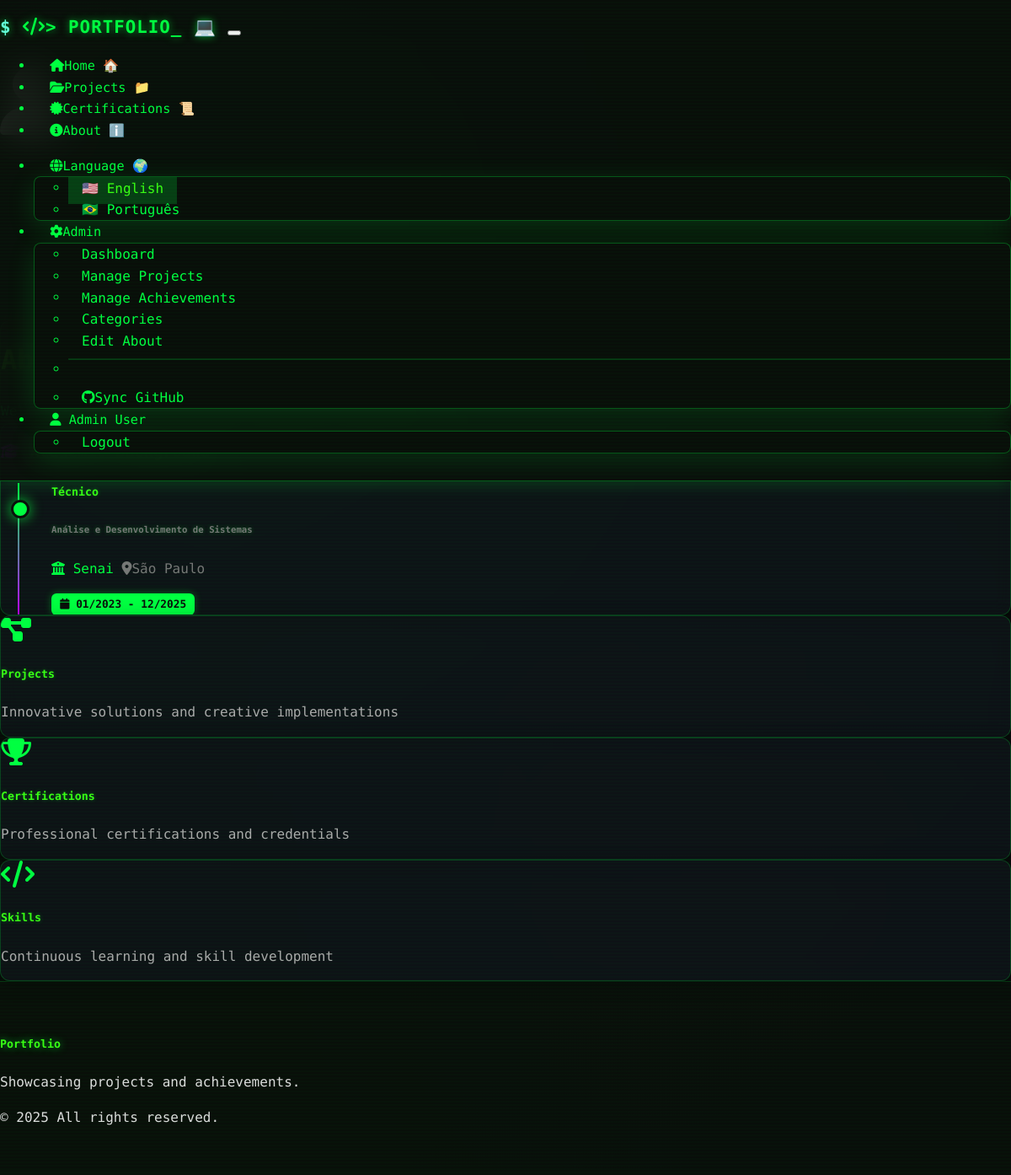
/about (signed in), run on the app's committed database.
### models.py (models this page shows, shortened)
class User(UserMixin, db.Model):
    __tablename__ = 'users'
    id = db.Column(db.String, primary_key=True)
    email = db.Column(db.String, unique=True, nullable=True)
    password_hash = db.Column(db.String(256), nullable=True)  # For local auth
    first_name = db.Column(db.String, nullable=True)
    last_name = db.Column(db.String, nullable=True)
    profile_image_url = db.Column(db.String, nullable=True)
    is_admin = db.Column(db.Boolean, default=False)
    auth_type = db.Column(db.String(20), default='replit')  # 'replit' or 'local'
    created_at = db.Column(db.DateTime, default=datetime.now)
    updated_at = db.Column(db.DateTime, default=datetime.now, onupdate=datetime.now)
    comments = db.relationship('Comment', backref='author', lazy='dynamic')
    likes = db.relationship('Like', backref='user', lazy='dynamic')
    @property
    def display_name(self):
        if self.first_name and self.last_name:
            return f"{self.first_name} {self.last_name}"
        elif self.first_name:
            return self.first_name
        elif self.email:
            return self.email.split('@')[0]
        return "Anonymous User"

class Education(db.Model):
    __tablename__ = 'education'
    id = db.Column(db.Integer, primary_key=True)
    institution = db.Column(db.String(200), nullable=False)
    degree = db.Column(db.String(200), nullable=False)
    field_of_study = db.Column(db.String(200))
    start_date = db.Column(db.Date, nullable=False)
    end_date = db.Column(db.Date)
    is_current = db.Column(db.Boolean, default=False)
    description = db.Column(db.Text)
    location = db.Column(db.String(200))
    is_published = db.Column(db.Boolean, default=True)
    created_at = db.Column(db.DateTime, default=datetime.now)
    updated_at = db.Column(db.DateTime, default=datetime.now, onupdate=datetime.now)

### routes.py (the view)
@app.route('/about')
def about():
    about_me = AboutMe.query.first()
    if not about_me:
        about_me = AboutMe()
        about_me.content = "Welcome to my portfolio! More information coming soon."
    education_list = Education.query.filter_by(is_published=True).order_by(Education.start_date.desc()).all()
    return render_template('about.html', about_me=about_me, education_list=education_list)

### app.py (called while the page is built)
@login_manager.user_loader
def load_user(user_id):
    return User.query.get(user_id)

### routes.py (called while the page is built)
@app.before_request
def make_session_permanent():
    session.permanent = True
    if 'language' not in session:
        session['language'] = 'en'

@app.context_processor
def inject_translations():
    def t(key):
        lang = session.get('language', 'en')
        return get_translation(key, lang)
    return dict(t=t, current_language=session.get('language', 'en'))

### translations.py (called while the page is built)
def get_translation(key, lang='en'):
    return translations.get(lang, {}).get(key, translations['en'].get(key, key))

### templates/about.html (shortened to what this page needs)
{% extends "base.html" %}
{% block content %}
<div class="container py-5">
    <div class="row">
        <div class="col-lg-4 mb-5">
            <div class="text-center">
                {% if about_me.profile_image %}
                    <img src="{{ url_for('static', filename='uploads/' + about_me.profile_image) }}"
                         class="img-fluid rounded-circle shadow mb-4"
                         style="max-width: 300px; width: 100%; object-fit: cover; aspect-ratio: 1/1;">
                {% else %}
                    <div class="bg-secondary rounded-circle mx-auto d-flex align-items-center justify-content-center mb-4"
                         style="width: 300px; height: 300px;">
                    </div>
                {% endif %}
            </div>
        </div>
        <div class="col-lg-8">
            <div class="card">
                <div class="card-body">
                    <h1 class="card-title mb-4">{{ t('about_title') }}</h1>
                    <div class="content">
                    </div>
                </div>
            </div>
            {% if education_list %}
            <div class="card mt-5">
                <div class="card-body">
                    <h3 class="card-title mb-4">
                    </h3>
                    <div class="timeline">
                        {% for edu in education_list %}
                        <div class="timeline-item mb-4 pb-4 {% if not loop.last %}border-bottom{% endif %}">
                            <div class="d-flex justify-content-between align-items-start flex-wrap">
                                <div>
                                    <h5 class="mb-1 text-success">{{ edu.degree }}</h5>
                                    <h6 class="text-muted mb-2">{{ edu.field_of_study }}</h6>
                                    <p class="mb-1">
                                        <i class="fas fa-university me-2"></i>
                                        <strong>{{ edu.institution }}</strong>
                                        {% if edu.location %}
                                        <span class="text-muted ms-2">
                                            <i class="fas fa-map-marker-alt me-1"></i>{{ edu.location }}
                                        </span>
                                        {% endif %}
                                    </p>
                                </div>
                                <div class="text-end">
                                    <span class="badge bg-dark">
                                        <i class="fas fa-calendar me-1"></i>
                                        {{ edu.start_date.strftime('%m/%Y') }} -
                                        {% if edu.is_current %}
                                            <span class="text-success">{{ t('present') }}</span>
                                        {% elif edu.end_date %}
                                            {{ edu.end_date.strftime('%m/%Y') }}
                                        {% endif %}
                                    </span>
                                </div>
                            </div>
                        </div>
                        {% endfor %}
                    </div>
                </div>
            </div>
            {% endif %}
            <div class="row mt-5">
                <div class="col-md-4 mb-3">
                    <div class="card text-center h-100">
                        <div class="card-body">
                            <i class="fas fa-project-diagram fa-2x text-primary mb-3"></i>
                            <h5 class="card-title">{{ t('quick_stats_projects') }}</h5>
                            <p class="card-text">{{ t('quick_stats_projects_text') }}</p>
                        </div>
                    </div>
                </div>
                <div class="col-md-4 mb-3">
                    <div class="card text-center h-100">
                        <div class="card-body">
                            <i class="fas fa-trophy fa-2x text-warning mb-3"></i>
                            <h5 class="card-title">{{ t('quick_stats_achievements') }}</h5>
                            <p class="card-text">{{ t('quick_stats_achievements_text') }}</p>
                        </div>
                    </div>
                </div>
                <div class="col-md-4 mb-3">
                    <div class="card text-center h-100">
                        <div class="card-body">
                            <i class="fas fa-code fa-2x text-info mb-3"></i>
                            <h5 class="card-title">{{ t('quick_stats_skills') }}</h5>
                            <p class="card-text">{{ t('quick_stats_skills_text') }}</p>
                        </div>
                    </div>
                </div>
            </div>
        </div>
    </div>
</div>
{% endblock %}

### templates/base.html (shortened to what this page needs)
<!DOCTYPE html>
<html lang="{{ current_language }}" data-bs-theme="dark">
<head>
    <link href="https://cdn.replit.com/agent/bootstrap-agent-dark-theme.min.css" rel="stylesheet">
    <link rel="stylesheet" href="https://cdnjs.cloudflare.com/ajax/libs/font-awesome/6.4.0/css/all.min.css">
    <link rel="stylesheet" href="{{ url_for('static', filename='css/custom.css') }}">
</head>
<body class="{% block body_class %}{% endblock %}">
    <nav class="navbar navbar-expand-lg navbar-dark sticky-top">
        <div class="container">
            <a class="navbar-brand fw-bold glow-text" href="{{ url_for('index') }}">
                <i class="fas fa-code me-2"></i>&gt; PORTFOLIO_ 💻
            </a>
            <button class="navbar-toggler" type="button" data-bs-toggle="collapse" data-bs-target="#navbarNav">
            </button>
            <div class="collapse navbar-collapse" id="navbarNav">
                <ul class="navbar-nav me-auto">
                    <li class="nav-item">
                        <a class="nav-link" href="{{ url_for('index') }}">
                            <i class="fas fa-home me-1"></i>{{ t('nav_home') }} 🏠
                        </a>
                    </li>
                    <li class="nav-item">
                        <a class="nav-link" href="{{ url_for('projects') }}">
                            <i class="fas fa-folder-open me-1"></i>{{ t('nav_projects') }} 📁
                        </a>
                    </li>
                    <li class="nav-item">
                        <a class="nav-link" href="{{ url_for('achievements') }}">
                            <i class="fas fa-certificate me-1"></i>{{ t('nav_achievements') }} 📜
                        </a>
                    </li>
                    <li class="nav-item">
                        <a class="nav-link" href="{{ url_for('about') }}">
                            <i class="fas fa-info-circle me-1"></i>{{ t('nav_about') }} ℹ️
                        </a>
                    </li>
                </ul>
                <ul class="navbar-nav">
                    <li class="nav-item dropdown me-2">
                        <a class="nav-link dropdown-toggle" href="#" role="button" data-bs-toggle="dropdown">
                            <i class="fas fa-globe me-1"></i>{{ t('language') }} 🌍
                        </a>
                        <ul class="dropdown-menu">
                            <li><a class="dropdown-item{% if current_language == 'en' %} active{% endif %}"
                                   href="{{ url_for('set_language', language='en') }}">
                                🇺🇸 {{ t('english') }}
                            </a></li>
                            <li><a class="dropdown-item{% if current_language == 'pt' %} active{% endif %}"
                                   href="{{ url_for('set_language', language='pt') }}">
                                🇧🇷 {{ t('portuguese') }}
                            </a></li>
                        </ul>
                    </li>
                    {% if current_user.is_authenticated %}
                        {% if current_user.is_admin %}
                            <li class="nav-item dropdown">
                                <a class="nav-link dropdown-toggle" href="#" role="button" data-bs-toggle="dropdown">
                                    <i class="fas fa-cog me-1"></i>{{ t('nav_admin') }}
                                </a>
                                <ul class="dropdown-menu">
                                    <li><a class="dropdown-item" href="{{ url_for('admin_dashboard') }}">{{ t('admin_dashboard') }}</a></li>
                                    <li><a class="dropdown-item" href="{{ url_for('admin_projects') }}">{{ t('manage_projects') }}</a></li>
                                    <li><a class="dropdown-item" href="{{ url_for('admin_achievements') }}">{{ t('manage_achievements') }}</a></li>
                                    <li><a class="dropdown-item" href="{{ url_for('admin_categories') }}">{{ t('manage_categories') }}</a></li>
                                    <li><a class="dropdown-item" href="{{ url_for('admin_about_edit') }}">{{ t('edit_about') }}</a></li>
                                    <li><hr class="dropdown-divider"></li>
                                    <li><a class="dropdown-item" href="{{ url_for('admin_sync_github') }}">
                                        <i class="fab fa-github me-1"></i>{{ t('sync_github') }}
                                    </a></li>
                                </ul>
                            </li>
                        {% endif %}
                        <li class="nav-item dropdown">
                            <a class="nav-link dropdown-toggle" href="#" role="button" data-bs-toggle="dropdown">
                                {% if current_user.profile_image_url %}
                                    <img src="{{ current_user.profile_image_url }}" class="rounded-circle me-1" width="24" height="24" style="object-fit: cover;">
                                {% else %}
                                    <i class="fas fa-user me-1"></i>
                                {% endif %}
                                {{ current_user.display_name }}
                            </a>
                            <ul class="dropdown-menu">
                                <li><a class="dropdown-item" href="{{ url_for('logout') }}">{{ t('nav_logout') }}</a></li>
                            </ul>
                        </li>
                    {% endif %}
                </ul>
            </div>
        </div>
    </nav>
    <main>
        {% block content %}{% endblock %}
    </main>
    <footer class="bg-dark text-light py-4 mt-5">
        <div class="container">
            <div class="row">
                <div class="col-md-6">
                    <h5>Portfolio</h5>
                    <p class="mb-0">{{ t('portfolio_subtitle') }}</p>
                </div>
                <div class="col-md-6 text-md-end">
                    <p class="mb-0">&copy; 2025 {{ t('footer_rights') }}</p>
                </div>
            </div>
        </div>
    </footer>
</body>
</html>

### data on the page
User: first_name "Admin", display_name "Admin User"
Education: degree "Técnico", field_of_study "Análise e Desenvolvimento de Sistemas", institution "Senai", location "São Paulo", start_date "01/2023", end_date "12/2025"

### other printed values
{{ t('nav_home') }} "Home"
{{ t('nav_projects') }} "Projects"
{{ t('nav_achievements') }} "Certifications"
{{ t('nav_about') }} "About"
{{ t('language') }} "Language"
{{ t('english') }} "English"
{{ t('portuguese') }} "Português"
{{ t('admin_dashboard') }} "Dashboard"
{{ t('manage_projects') }} "Manage Projects"
{{ t('manage_achievements') }} "Manage Achievements"
{{ t('manage_categories') }} "Categories"
{{ t('edit_about') }} "Edit About"
{{ t('sync_github') }} "Sync GitHub"
{{ t('nav_logout') }} "Logout"
{{ t('quick_stats_projects') }} "Projects"
